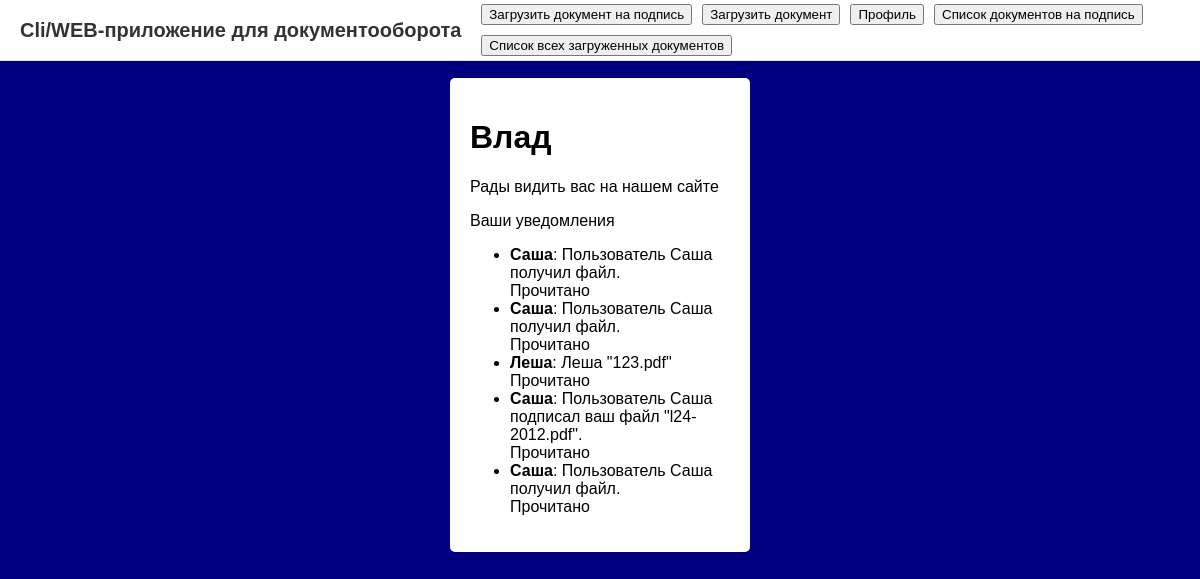
Page /account (signed in) on the committed database.
### blog/models.py (models this page shows)
class User(UserMixin, db.Model):
    id = db.Column(db.Integer, primary_key=True)
    username = db.Column(db.String(20), unique=True, nullable=False)
    password = db.Column(db.String(60),nullable=False)

class Notification(db.Model):
    id = db.Column(db.Integer, primary_key=True)
    user_id = db.Column(db.Integer, db.ForeignKey('user.id'))
    from_user_id = db.Column(db.Integer, db.ForeignKey('user.id'))
    message = db.Column(db.String(255), nullable=False)
    status = db.Column(db.String(10), default='unread')
    type = db.Column(db.String(20), default='general')
    created_at = db.Column(db.DateTime, default=datetime.utcnow)
    recipient = db.relationship('User', foreign_keys=[user_id], backref='notifications_received')
    sender = db.relationship('User', foreign_keys=[from_user_id], backref='notifications_sent')

### blog/user/routes.py (the view)
@users.route("/account", methods=['GET', 'POST'])
@login_required
def account():
    notifications = Notification.query.filter_by(user_id=current_user.id).order_by(Notification.created_at.desc()).all()
    return render_template("account.html", notifications=notifications)

### blog/__init__.py (called while the page is built)
def create_app():
    app = Flask(__name__)
    app.config.from_pyfile("settings.py")
    db.init_app(app)
    bcrypt.init_app(app)
    login_manager.init_app(app)
    login_manager.login_view = "users.login"
    login_manager.login_message_category = "info"
    @login_manager.user_loader
    def load_user(user_id):
        return User.query.get(int(user_id))
    from blog.main.routes import(main)
    from blog.user.routes import (users)
    app.register_blueprint(main)
    app.register_blueprint(users)
    return app

### blog/templates/account.html (shortened to what this page needs)
<!DOCTYPE html>
<html lang="en">
<head>
    <link rel="stylesheet" href="{{ url_for('static', filename='account.css') }}">
</head>
<body>
<div class="top-bar">
    <div class="logo">Cli/WEB-приложение для документооборота</div>
    <div class="nav-buttons">
<a href="{{ url_for('users.downoloads')}}">
    <button  type="button" class="btn btn-primary">Загрузить документ на подпись</button>
    </a>
        <a href="{{ url_for('users.downolads_2')}}">
    <button  type="button" class="btn btn-primary">Загрузить документ </button>
    </a>
        <a href="{{ url_for('users.account')}}">
    <button  type="button" class="btn btn-primary">Профиль</button>
    </a>
        <a href="{{ url_for('users.all_files')}}">
        <button onclick="">Список документов на подпись</button>
        </a>
        <a href="{{ url_for('users.all_uploaded_files')}}">
        <button onclick="">Список всех загруженных документов</button>
        </a>
    </div>
</div>
 <div class="login">
     <div class="login-screen">
     <h1>
     {{ current_user.username }}</h1>
    <p>Рады видить вас на нашем сайте</p>
         <p>Ваши уведомления</p>
<ul class="list-group mb-4">
    {% for n in notifications %}
        <li class="list-group-item d-flex justify-content-between align-items-center
            {% if n.status == 'unread' %}list-group-item-warning{% else %}list-group-item-light{% endif %}">
            <div>
                <strong>{{ n.sender.username }}</strong>: {{ n.message }}<br>
            </div>
            {% if n.status == 'unread' %}
                <form method="POST" action="{{ url_for('users.mark_notification_read', notification_id=n.id) }}">
                    <button type="submit" class="btn btn-sm btn-outline-success">Прочитано</button>
                </form>
            {% else %}
                <span class="badge badge-success">Прочитано</span>
            {% endif %}
        </li>
    {% else %}
        <li class="list-group-item">Нет уведомлений.</li>
    {% endfor %}
</ul>
     </div>
</div>
</body>
</html>

### blog/static/account.css (style rules this page uses)
body { font-family: Arial; background-color: #000080; padding: 50px; }
.login { margin: 20px auto; width: 300px; }
.login-screen { background-color: #FFF; padding: 20px; border-radius: 5px }
.top-bar { position: fixed; top: 0; left: 0; width: 100%; height: 60px; background-color: white; border-bottom: 1px solid #ddd; display: flex; align-items: center; padding: 0 20px; box-shadow: 0 2px 4px rgba(0,0,0,0.05); z-index: 1000; }
.top-bar { position: fixed; top: 0; left: 0; width: 100%; height: 60px; background-color: white; border-bottom: 1px solid #ddd; display: flex; align-items: center; padding: 0 20px; box-shadow: 0 2px 4px rgba(0, 0, 0, 0.05); z-index: 1000; }
.logo { font-size: 20px; font-weight: bold; color: #333; margin-right: 20px; white-space: nowrap; }
.nav-buttons { display: flex; gap: 10px; flex-wrap: wrap; align-items: center; }

### rows in the picture
User: username "Влад"
Notification: sender.username "Саша", message "Пользователь Саша получил файл.", status "Прочитано"
Notification: sender.username "Саша", message "Пользователь Саша получил файл.", status "Прочитано"
Notification: sender.username "Леша", message "Леша \"123.pdf\"", status "Прочитано"
Notification: sender.username "Саша", message "Пользователь Саша подписал ваш файл \"l24-2012.pdf\".", status "Прочитано"
Notification: sender.username "Саша", message "Пользователь Саша получил файл.", status "Прочитано"
